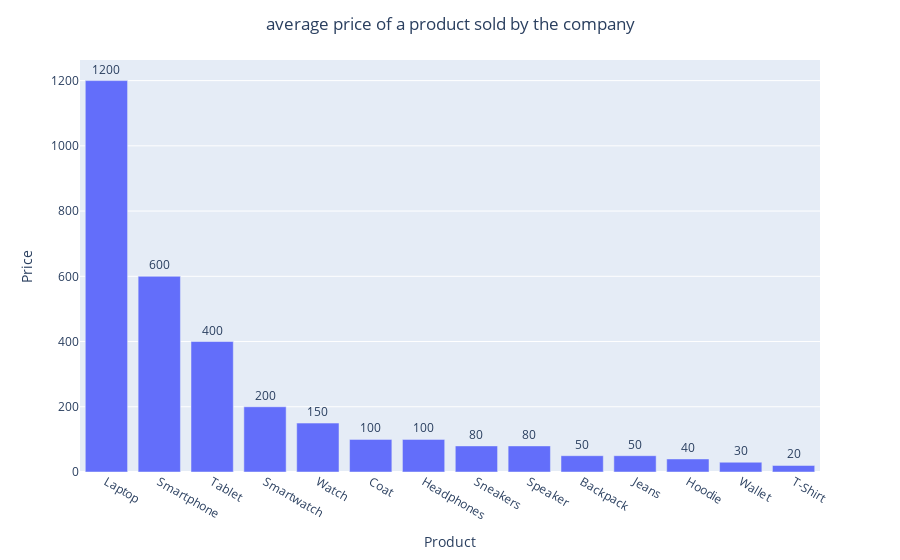

Write notebook code for a chart like this one.
### Code cell
ee=data.groupby("product")['price'].mean().reset_index().sort_values('price',ascending=False)
fig = px.bar(ee, x="product",y='price',text_auto=True)
fig.update_layout(title="average price of a product sold by the company")
fig.update_layout(xaxis_title= "Product")
fig.update_layout(yaxis_title= "Price")
fig.update_traces(textposition='outside')
fig.update_layout(title_x=.5)
fig.show()

### Figure 1 — Plotly figure (JSON) as saved in the notebook; plotly's stock layout.template omitted (floating-point values rounded to 4 significant figures)
{"data": [{"alignmentgroup": "True", "hovertemplate": "product=%{x}<br>price=%{y}<extra></extra>", "legendgroup": "", "marker": {"color": "#636efa", "pattern": {"shape": ""}}, "name": "", "offsetgroup": "", "orientation": "v", "showlegend": false, "textposition": "outside", "texttemplate": "%{y}", "type": "bar", "x": ["Laptop", "Smartphone", "Tablet", "Smartwatch", "Watch", "Coat", "Headphones", "Sneakers", "Speaker", "Backpack", "Jeans", "Hoodie", "Wallet", "T-Shirt"], "xaxis": "x", "y": [1200, 600, 400, 200, 150, 100, 100, 80, 80, 50, 50, 40, 30, 20], "yaxis": "y"}], "layout": {"barmode": "relative", "legend": {"tracegroupgap": 0}, "margin": {"t": 60}, "title": {"text": "average price of a product sold by the company", "x": 0.5}, "xaxis": {"anchor": "y", "domain": [0, 1], "title": {"text": "Product"}}, "yaxis": {"anchor": "x", "domain": [0, 1], "title": {"text": "Price"}}}}
